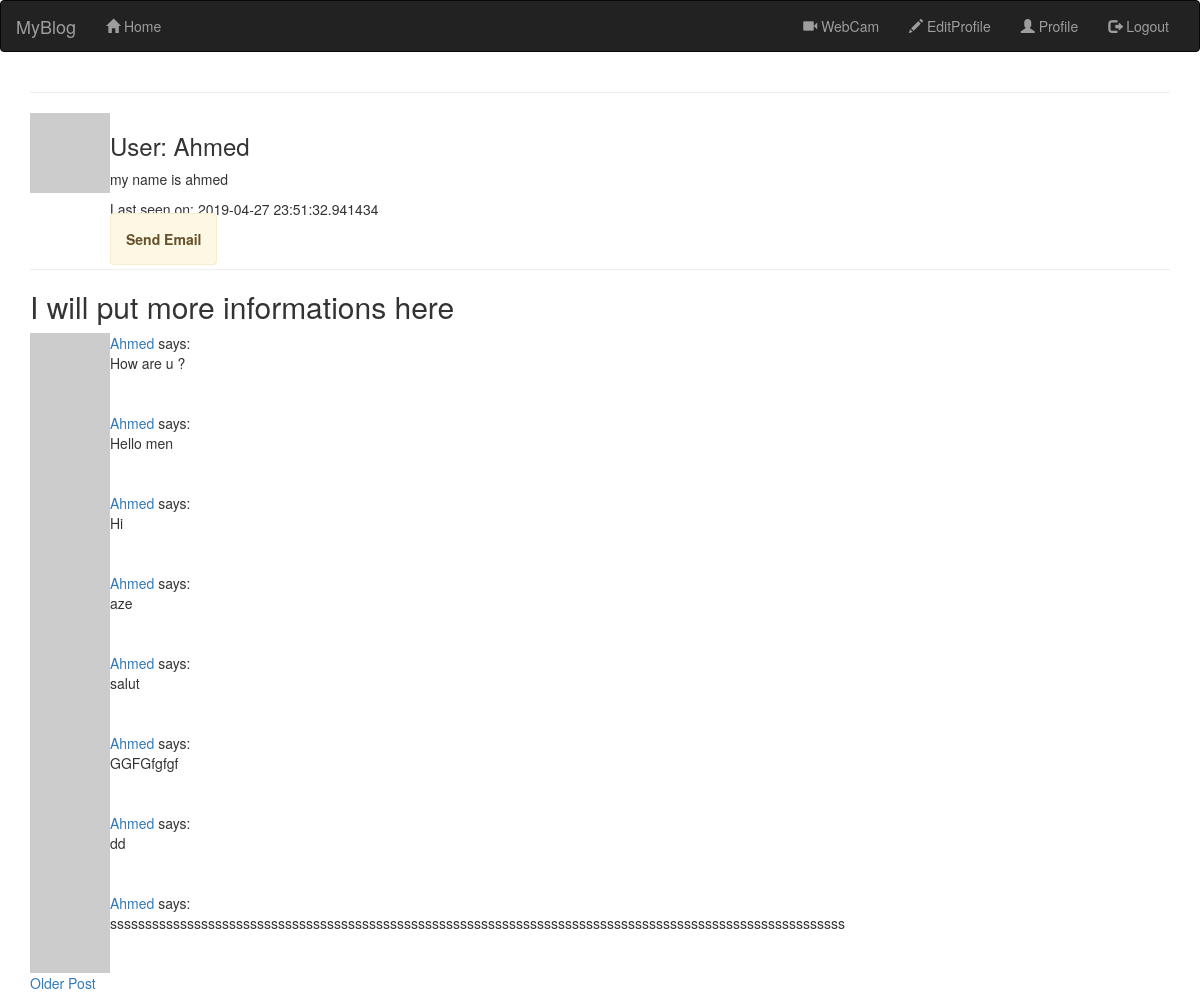
The app's page /user/Ahmed (signed in), older data.
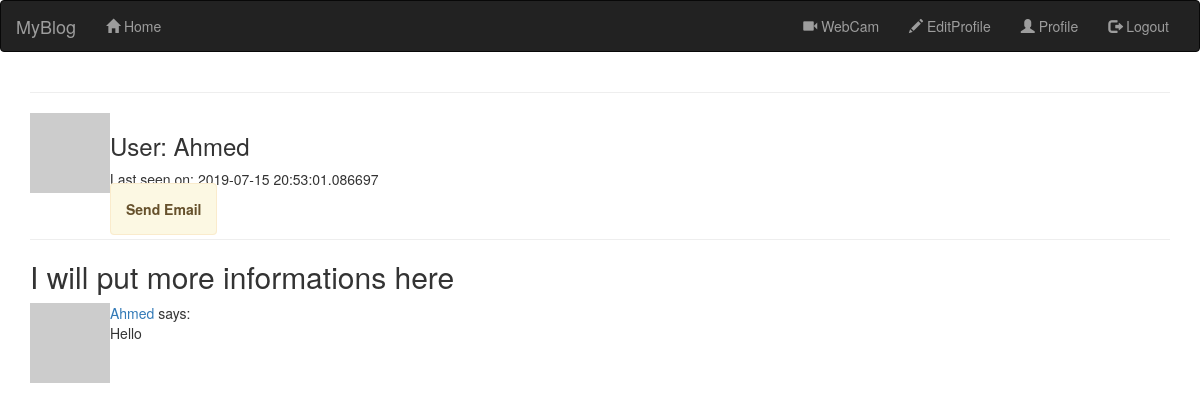
The same page, newer data.
### app/models.py (models this page shows, shortened)
class User(UserMixin, db.Model):
    __tablename__ = 'USERS'
    id = db.Column(db.Integer, primary_key=True)
    username = db.Column(db.String(64), unique=True, index=True)
    email = db.Column(db.String(128), unique=True, index=True)
    password_hash = db.Column(db.String(128))  # holds a hash of the user password
    role_id = db.Column(db.Integer, db.ForeignKey('ROLES_.id'))
    posts = db.relationship('Post', backref='user', lazy='dynamic')
    about_me = db.Column(db.String(140))   # about me
    last_seen = db.Column(db.DateTime, default=datetime.utcnow)
    def avatar(self, size):
        digest = md5(self.email.lower().encode('utf-8')).hexdigest()
        return 'https://www.gravatar.com/avatar/{}?d=identicon&s={}'.format(
            digest, size)

class Post(db.Model):
    __tablename__ = "POSTS"                # the table name
    id = db.Column(db.Integer, primary_key=True)
    body = db.Column(db.String(140))
    timestamp = db.Column(db.DateTime, index=True, default=datetime.utcnow)
    user_id = db.Column(db.Integer, db.ForeignKey('USERS.id'))

### app/routes.py (the view)
@App.route('/user/<username>')
@login_required       # only for logged in users
def user(username):
    user_porfile = User.query.filter_by(username=username).first_or_404()  # the first ( = exist 'username' ) or
    PATH= "/user/" + str(user_porfile.username) + "/sendEmail"
    posts = [
        {'author': user_porfile, 'body': 'Test post #1'},
        {'author': user_porfile, 'body': 'Test post #2'}
    ]
    page = request.args.get('page', 1, type=int)
    my_posts = user_porfile.posts.order_by(Post.timestamp.desc()).paginate(page, App.config['POSTS_PER_PAGE'],False)
    next_url = url_for('user', username=user_porfile.username, page=my_posts.next_num) if my_posts.has_next else None
    prev_url = url_for('user', username=user_porfile.username, page=my_posts.prev_num) if my_posts.has_prev else None
    return render_template('user.html', title="profile", user=user_porfile, posts=my_posts.items, next_url=next_url,
                           prev_url=prev_url, PATH=PATH)

### app/models.py (called while the page is built)
@login.user_loader     # register
def load_user(id_):    # load the user id function
    return User.query.get(int(id_))

### app/routes.py (called while the page is built)
@App.before_request
def before_request():
    if current_user.is_authenticated:
        current_user.last_seen = datetime.utcnow()
        db.session.commit()

### app/templates/user.html (shortened to what this page needs)
{% extends "base_boots.html" %}
{% block app_content %}
<hr>
<table>
    <tr valign="top">
        <td><img src="{{user.avatar(128)}}"></td>
        <td>
            <h3> User: {{ user.username }} </h3>
            {% if user.about_me %}<p> {{ user.about_me }} </p>{% endif %}
            {% if user.last_seen %}<p> Last seen on: {{ user.last_seen }}</p>{% endif %}
            <span class="alert alert-warning">
             <a href="{{ PATH }}" class="alert-link">
             Send Email
             </a></span>
        </td>
    </tr>
</table>
    <hr>
<h2 > I will put more informations here</h2>
{% for post in posts%}
        {%include '_post.html' %}
    {% endfor %}
{% if next_url %}
<a href="{{next_url}}"> Older Post </a>
{% endif %}
{% endblock %}

### app/templates/base_boots.html (shortened to what this page needs)
{% extends 'bootstrap/base.html' %}
{% block head %}
{{ super() }}
{% endblock%}
{% block navbar %}
    <nav class="navbar navbar-inverse">
        <div class="container-fluid">
            <div class="navbar-header">
                <a class="navbar-brand" href="#">MyBlog</a>
            </div>
            <div class="collapse navbar-collapse" id="bs-example-navbar-collapse-1">
                <ul class="nav navbar-nav">
                    <li><a href="{{ url_for('index') }}"> <span class="glyphicon glyphicon-home"></span> Home</a></li>
                </ul>
                <ul class="nav navbar-nav navbar-right">
                    {% if current_user.is_anonymous %}
                    <li><a href="{{ url_for('login') }}"><span class="glyphicon glyphicon-log-in"></span> Login</a></li>
                    {% else %}
                    <li><a href="{{ url_for('camera') }}"><span class="glyphicon glyphicon-facetime-video"></span> WebCam</a></li>
                    <li><a href="{{ url_for('edit_profile') }}"> <span class=" 	glyphicon glyphicon-pencil"></span> EditProfile</a></li>
                    <li><a href="{{ url_for('user', username=current_user.username) }}"> <span class="glyphicon glyphicon-user"></span> Profile</a></li>
                    <li><a href="{{ url_for('logout') }}"> <span class="glyphicon glyphicon-log-out"></span> Logout</a></li>
                    {% endif %}
                </ul>
            </div>
        </div>
    </nav>
{% endblock %}
{% block content %}
    <div class="container">
        {% block app_content %}
        {% endblock %}
    </div>
{% endblock %}

### app/templates/_post.html
<table class="tabel table-hover">
    <tr valign="top">
        <td width="45px">
            <a href="{{ url_for('user', username=post.user.username) }}">
                <img src="{{ post.user.avatar(45) }}"></a>
        </td>
        <td>
            <a href="{{ url_for('user', username=post.user.username) }}">
                 {{ post.user.username }}
                </a>
            says:<br>
            {{ post.body }}
        </td>
    </tr>
</table>

Row changes from the older to the newer data that the page shows:
removed Post: user.username "Ahmed", body "How are u ?"
removed Post: user.username "Ahmed", body "Hello men"
removed Post: user.username "Ahmed", body "Hi"
removed Post: user.username "Ahmed", body "aze"
removed Post: user.username "Ahmed", body "salut"
removed Post: user.username "Ahmed", body "GGFGfgfgf"
removed Post: user.username "Ahmed", body "dd"
removed Post: user.username "Ahmed", body "sssssssssssssssssssssssssssssssssssssssssssssssssssssssssssssssssssssssssssssssssssssssssssssssssssssssss"
changed User "Ahmed": last_seen "2019-04-27 23:51:32.941434" → "2019-07-15 20:53:01.086697"; about_me "my name is ahmed" → (not shown)
now on this page (row edited): Post: user.username "Ahmed", body "Hello"
Text that changed along with them:
text no longer shown: "Older Post"
